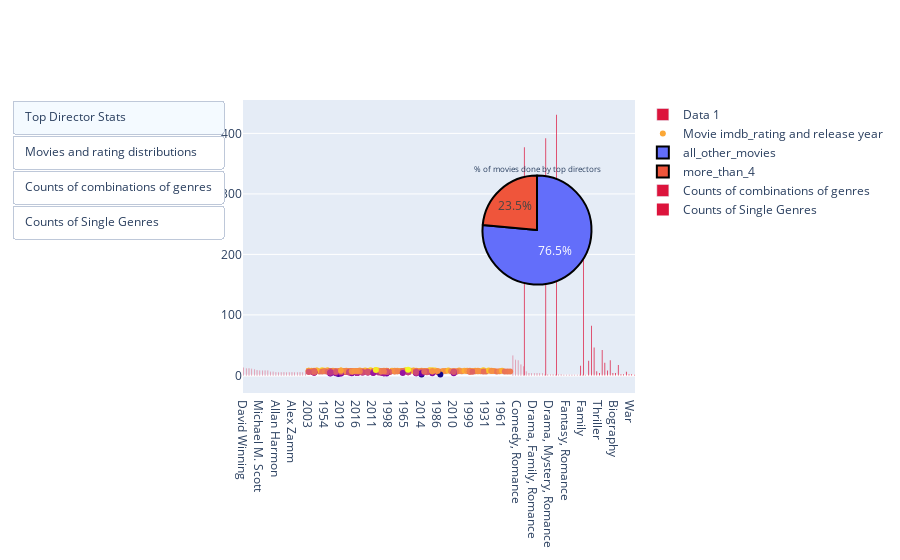

The notebook cell saved with this chart:
### Code cell
import plotly.graph_objects as px 
import numpy
import plotly.graph_objs as go
  
plot = px.Figure(data=[go.Bar( #This first one is for the directors
    name='Data 1', 
    x=directors_of_movies_df.Director, 
    y=directors_of_movies_df.counts,marker_color='crimson'

), 

    go.Scatter( 
    name='Movie imdb_rating and release year', 
    y=xmas_movies.imdb_rating, 
    x=xmas_movies.release_year,mode = 'markers',marker_color=xmas_movies.imdb_rating # rating vs release year
),
    go.Pie(labels=labels,values=values,title='% of movies done by top directors',marker=dict(line=dict(color='#000000', width=2)),domain={'x': [0.6, 0.9], 'y': [0.37, 0.8]}
),

                       
    # Pie chart for directors
    go.Bar( #This first one is for the directors
    name='Counts of combinations of genres', 
    x=df1.Genre, 
    y=df1.Counts,marker_color='crimson'),
        # Pie chart for directors
    go.Histogram( #This first one is for the directors
    name='Counts of Single Genres', 
    histfunc= 'sum',
    x=df.Genre,y=df.Counts,marker_color='crimson')
                       
]) 

  
# Add dropdown 
plot.update_layout( 
    updatemenus=[
        dict( 
            type="buttons", 
            direction="up", 
            buttons=list([ 
                dict(label="Top Director Stats", 
                     method="update", 
                     args=[{"visible": [True, False,True,False,False]}, 
                           {"title": "Top Directors and how many Holiday movies each has done", 
                            }]), 
                
                dict(label="Movies and rating distributions", 
                     method="update", 
                     args=[{"visible": [False, True,False,False]}, 
                           {"title": "Movies and rating distributions", 
                            }]), 
                dict(label="Counts of combinations of genres", 
                     method="update", 
                     args=[{"visible": [False, False,False,True,False]}, 
                           {"title": "Distributions of genre combinations", 
                            }]),
                dict(label="Counts of Single Genres", 
                     method="update", 
                     args=[{"visible": [False, False,False,False,True]}, 
                           {"title": "Distribution of single genres",
                            }]), 
            ]), 
        ) 
    ]) 
plot.show()

### Figure 1 — Plotly figure (JSON) as saved in the notebook; plotly's stock layout.template omitted (floating-point values rounded to 4 significant figures; data arrays with more than 128 entries replaced by an {"elided": "..."} marker saying what was removed)
{"data": [{"marker": {"color": "crimson"}, "name": "Data 1", "x": ["David Winning", "Peter Sullivan", "Justin G. Dyck", "Jake Helgren", "Fred Olen Ray", "Terry Ingram", "Michael M. Scott", "Marita Grabiak", "Don McBrearty", "Ron Oliver", "Michael Robison", "John Bradshaw", "Allan Harmon", "David Weaver", "Christie Will Wolf", "Sean McNamara", "Steven R. Monroe", "Gary Yates", "Alex Zamm", "Paul Ziller", "Michael Feifer", "Kevin Fair", "Bradley Walsh", "Graeme Campbell"], "y": [13, 12, 12, 11, 10, 9, 8, 8, 8, 8, 6, 6, 5, 5, 5, 5, 5, 5, 5, 5, 5, 5, 5, 5], "type": "bar"}, {"marker": {"color": {"elided": "728 float values"}}, "mode": "markers", "name": "Movie imdb_rating and release year", "x": {"elided": "728 int values"}, "y": {"elided": "728 float values"}, "type": "scatter"}, {"domain": {"x": [0.6, 0.9], "y": [0.37, 0.8]}, "labels": ["more_than_4", "all_other_movies"], "marker": {"line": {"color": "#000000", "width": 2}}, "title": {"text": "% of movies done by top directors"}, "values": [171, 557], "type": "pie"}, {"marker": {"color": "crimson"}, "name": "Counts of combinations of genres", "x": ["Drama, Romance", "Comedy, Drama, Romance", "Comedy, Romance", "Comedy, Drama, Family", "Romance", "Comedy, Family, Romance", "Comedy, Family, Fantasy", "Drama, Family, Fantasy", "Drama, Family, Romance", "Comedy, Family", "Drama, Fantasy, Romance", "Comedy, Drama, Music", "Drama", "Drama, Music, Romance", "Drama, Mystery, Romance", "Comedy, Drama, Fantasy", "Comedy", "Comedy, Fantasy, Romance", "Family, Romance", "Mystery, Romance", "Fantasy, Romance", "Comedy, Fantasy", "Comedy, Crime, Romance", "Comedy, Drama, Musical", "Drama, Mystery", "Mystery", "Family", "Drama, Romance, Sport"], "y": [33, 26, 25, 18, 15, 7, 4, 4, 4, 4, 4, 4, 2, 2, 2, 2, 2, 2, 2, 1, 1, 1, 1, 1, 1, 1, 1, 1], "type": "bar"}, {"histfunc": "sum", "marker": {"color": "crimson"}, "name": "Counts of Single Genres", "x": ["Comedy", "Drama", "Romance", "Family", "Musical", "Fantasy", "Adventure", "Action", "Thriller", "Animation", "Crime", "Horror", "Mystery", "Music", "Sci-Fi", "Biography", "Short", "Sport", "Western", "Film-Noir", "History", "War", "Talk-Show"], "y": [431, 392, 377, 264, 24, 82, 46, 7, 4, 42, 21, 8, 16, 25, 4, 4, 17, 2, 2, 6, 2, 2, 1], "type": "histogram"}], "layout": {"updatemenus": [{"buttons": [{"args": [{"visible": [true, false, true, false, false]}, {"title": "Top Directors and how many Holiday movies each has done"}], "label": "Top Director Stats", "method": "update"}, {"args": [{"visible": [false, true, false, false]}, {"title": "Movies and rating distributions"}], "label": "Movies and rating distributions", "method": "update"}, {"args": [{"visible": [false, false, false, true, false]}, {"title": "Distributions of genre combinations"}], "label": "Counts of combinations of genres", "method": "update"}, {"args": [{"visible": [false, false, false, false, true]}, {"title": "Distribution of single genres"}], "label": "Counts of Single Genres", "method": "update"}], "direction": "up", "type": "buttons"}]}}
